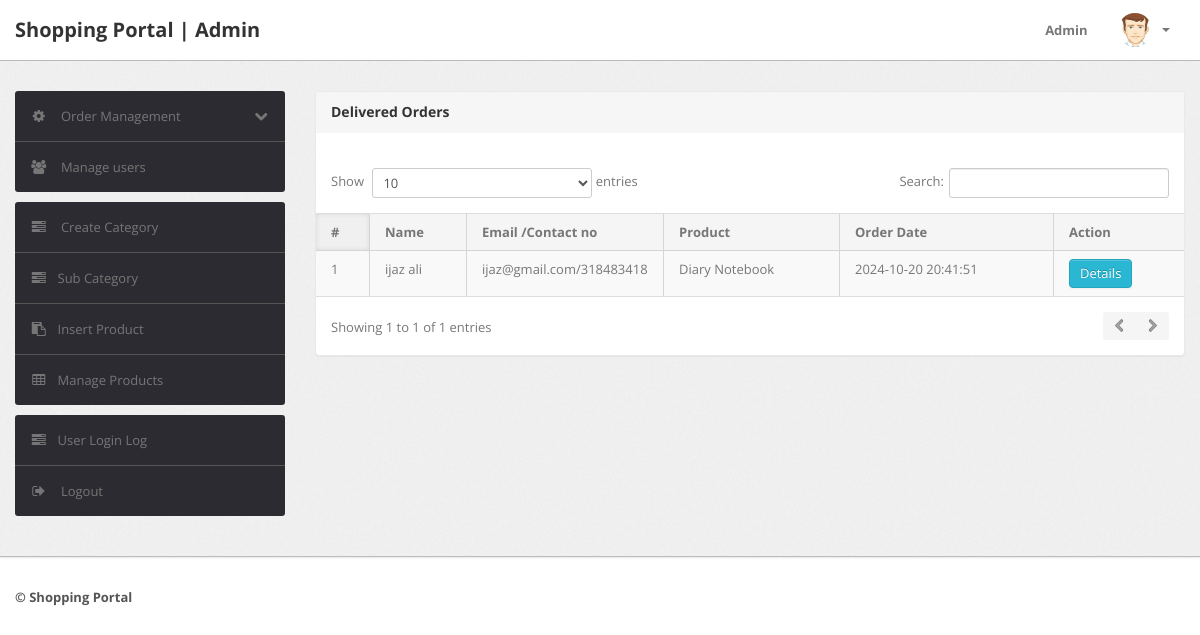
Page /shopping/admin/delivered-orders.php (signed in) on the committed database.
### tables this page shows
CREATE TABLE `orders` (
  `id` int(11) NOT NULL,
  `userId` int(11) DEFAULT NULL,
  `productId` varchar(255) DEFAULT NULL,
  `quantity` int(11) DEFAULT NULL,
  `orderDate` timestamp NOT NULL DEFAULT current_timestamp(),
  `paymentMethod` varchar(50) DEFAULT NULL,
  `orderStatus` varchar(55) DEFAULT NULL
);

CREATE TABLE `users` (
  `id` int(11) NOT NULL,
  `name` varchar(255) DEFAULT NULL,
  `email` varchar(255) DEFAULT NULL,
  `contactno` bigint(11) DEFAULT NULL,
  `password` varchar(255) DEFAULT NULL,
  `shippingAddress` longtext DEFAULT NULL,
  `shippingState` varchar(255) DEFAULT NULL,
  `shippingCity` varchar(255) DEFAULT NULL,
  `shippingPincode` int(11) DEFAULT NULL,
  `billingAddress` longtext DEFAULT NULL,
  `billingState` varchar(255) DEFAULT NULL,
  `billingCity` varchar(255) DEFAULT NULL,
  `billingPincode` int(11) DEFAULT NULL,
  `regDate` timestamp NOT NULL DEFAULT current_timestamp(),
  `updationDate` varchar(255) DEFAULT NULL
);

CREATE TABLE `products` (
  `id` int(11) NOT NULL,
  `category` int(11) NOT NULL,
  `subCategory` int(11) DEFAULT NULL,
  `productName` varchar(255) DEFAULT NULL,
  `productCompany` varchar(255) DEFAULT NULL,
  `productPrice` int(11) DEFAULT NULL,
  `productPriceBeforeDiscount` int(11) DEFAULT NULL,
  `productDescription` longtext DEFAULT NULL,
  `productImage1` varchar(255) DEFAULT NULL,
  `productImage2` varchar(255) DEFAULT NULL,
  `productImage3` varchar(255) DEFAULT NULL,
  `shippingCharge` int(11) DEFAULT NULL,
  `productAvailability` varchar(255) DEFAULT NULL,
  `postingDate` timestamp NULL DEFAULT current_timestamp(),
  `updationDate` varchar(255) DEFAULT NULL
);

### shopping/admin/delivered-orders.php (the view, shortened to what this page needs)
<?php
if(strlen($_SESSION['alogin'])==0)
	{
header('location:index.php');
}
else{
?>
<!DOCTYPE html>
<html lang="en">
<head>
	<link type="text/css" href="bootstrap/css/bootstrap.min.css" rel="stylesheet">
	<link type="text/css" href="bootstrap/css/bootstrap-responsive.min.css" rel="stylesheet">
	<link type="text/css" href="css/theme.css" rel="stylesheet">
	<link type="text/css" href="images/icons/css/font-awesome.css" rel="stylesheet">
</head>
<body>
<?php include('include/header.php');?>
	<div class="wrapper">
		<div class="container">
			<div class="row">
<?php include('include/sidebar.php');?>
			<div class="span9">
					<div class="content">
	<div class="module">
							<div class="module-head">
								<h3>Delivered Orders</h3>
							</div>
							<div class="module-body table">
									<br />
								<table cellpadding="0" cellspacing="0" border="0" class="datatable-1 table table-bordered table-striped	 display table-responsive" >
									<thead>
										<tr>
											<th>#</th>
											<th> Name</th>
											<th width="50">Email /Contact no</th>
											<th>Product </th>
											<th>Order Date</th>
											<th>Action</th>
										</tr>
									</thead>
<tbody>
<?php
$st='Delivered';
$query=mysqli_query($con,"select users.name as username,users.email as useremail,users.contactno as usercontact,users.shippingAddress as shippingaddress,users.shippingCity as shippingcity,users.shippingState as shippingstate,users.shippingPincode as shippingpincode,products.productName as productname,products.shippingCharge as shippingcharge,orders.quantity as quantity,orders.orderDate as orderdate,products.productPrice as productprice,orders.id as id  from orders join users on  orders.userId=users.id join products on products.id=orders.productId where orders.orderStatus='$st'");
$cnt=1;
while($row=mysqli_fetch_array($query))
{
?>
									<tr>
											<td><?php echo htmlentities($cnt);?></td>
											<td><?php echo htmlentities($row['username']);?></td>
											<td><?php echo htmlentities($row['useremail']);?>/<?php echo htmlentities($row['usercontact']);?></td>
											<td><?php echo htmlentities($row['productname']);?></td>
											<td><?php echo htmlentities($row['orderdate']);?></td>
											<td>    <a href="order-details.php?oid=<?php echo htmlentities($row['id']);?>" title="Order Details" target="_blank" class="btn btn-info">Details</a>
											</td>
											</tr>
										<?php $cnt=$cnt+1; } ?>
										</tbody>
								</table>
							</div>
						</div>
					</div>
				</div>
			</div>
		</div>
	</div>
<?php include('include/footer.php');?>
</body>
<?php } ?>

### rows in the picture
orders: userId.name "ijaz ali", userId.email "ijaz@gmail.com", userId.contactno "318483418", productId.productName "Diary Notebook", orderDate "2024-10-20 20:41:51"
